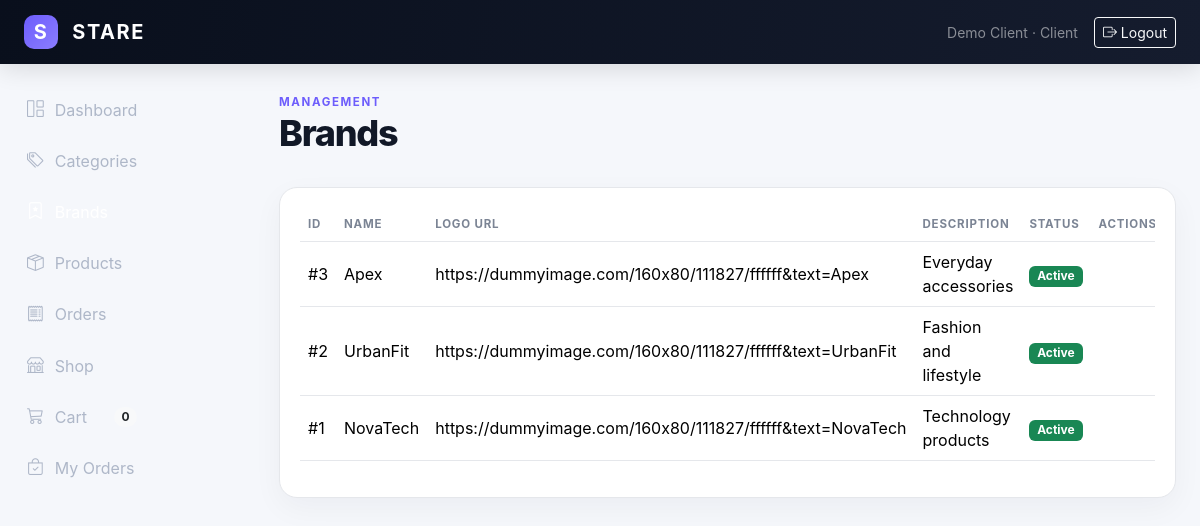
/admin/brands/index.php (signed in), run on the app's committed database.
### tables this page shows
CREATE TABLE users (
  id INT UNSIGNED AUTO_INCREMENT PRIMARY KEY,
  name VARCHAR(120) NOT NULL,
  email VARCHAR(180) NOT NULL UNIQUE,
  password VARCHAR(255) NOT NULL,
  role_id INT UNSIGNED NOT NULL,
  status ENUM('active','pending','blocked') NOT NULL DEFAULT 'active',
  created_at TIMESTAMP DEFAULT CURRENT_TIMESTAMP,
  updated_at TIMESTAMP DEFAULT CURRENT_TIMESTAMP ON UPDATE CURRENT_TIMESTAMP,
  CONSTRAINT fk_users_role FOREIGN KEY (role_id) REFERENCES roles(id)
);

CREATE TABLE roles (
  id INT UNSIGNED AUTO_INCREMENT PRIMARY KEY,
  name VARCHAR(50) NOT NULL UNIQUE,
  description VARCHAR(255) NULL,
  created_at TIMESTAMP DEFAULT CURRENT_TIMESTAMP
);

CREATE TABLE brands (
  id INT UNSIGNED AUTO_INCREMENT PRIMARY KEY,
  name VARCHAR(120) NOT NULL UNIQUE,
  description TEXT NULL,
  logo VARCHAR(500) NULL,
  status ENUM('active','inactive') NOT NULL DEFAULT 'active',
  created_at TIMESTAMP DEFAULT CURRENT_TIMESTAMP,
  updated_at TIMESTAMP DEFAULT CURRENT_TIMESTAMP ON UPDATE CURRENT_TIMESTAMP
);

### admin/brands/index.php (the view, shortened to what this page needs)
<?php
require_once __DIR__.'/../../config/database.php';require_once __DIR__.'/../../includes/functions.php';require_permission($pdo,'view_brands');
$active='brands';$pageTitle='Brands';$rows=$pdo->query("SELECT * FROM brands ORDER BY id DESC")->fetchAll();include __DIR__.'/../../includes/header.php';?>
<div class="d-flex justify-content-between align-items-center mb-4"><div><span class="eyebrow">MANAGEMENT</span><h1 class="page-title">Brands</h1></div></div>
<div class="panel"><div class="table-responsive"><table class="table stare-table align-middle"><thead><tr><th>ID</th><th>Name</th><th>Logo URL</th><th>Description</th><th>Status</th><th>Actions</th></tr></thead><tbody>
<?php foreach($rows as $r):?><tr><td>#<?=$r['id']?></td><td><?=e($r["name"])?></td><td><?=e($r["logo"])?></td><td><?=e($r["description"])?></td><td><?=status_badge($r['status'])?></td><td><?php if(has_permission($pdo,'manage_brands')):?><?=$r['id']?><?=csrf_field()?><?=$r['id']?><?php endif;?></td></tr><?php endforeach;if(!$rows):?><tr><td colspan="6" class="text-center py-5 text-secondary">No records.</td></tr><?php endif;?>
</tbody></table></div></div><?php include __DIR__.'/../../includes/footer.php';?>

### includes/header.php (shortened to what this page needs)
<?php
require_once __DIR__.'/functions.php';
$user=$pdo?current_user($pdo):null;
$active=$active??'';
?>
<!doctype html>
<html lang="en" dir="ltr">
<head>
<link href="https://cdn.jsdelivr.net/npm/bootstrap@5.3.3/dist/css/bootstrap.min.css" rel="stylesheet">
<link href="https://cdn.jsdelivr.net/npm/bootstrap-icons@1.11.3/font/bootstrap-icons.css" rel="stylesheet">
<link href="<?=BASE_URL?>/assets/css/style.css" rel="stylesheet">
</head>
<body class="<?=e($bodyClass??'')?>">
<nav class="navbar navbar-expand-lg navbar-dark stare-navbar sticky-top">
 <div class="container-fluid px-3 px-lg-4">
  <a class="navbar-brand fw-bold" href="<?=BASE_URL?>/index.php"><span class="brand-mark">S</span> STARE</a>
  <?php if($user): ?>
  <div class="d-none d-lg-flex align-items-center ms-auto gap-3">
    <span class="small text-white-50"><?=e($user['name'])?> · <?=e(ucfirst($user['role_name']))?></span>
    <a class="btn btn-sm btn-outline-light" href="<?=BASE_URL?>/logout.php"><i class="bi bi-box-arrow-right"></i> Logout</a>
  </div>
  <?php endif; ?>
 </div>
</nav>
<?php if($user): ?>
<div class="offcanvas-lg offcanvas-start sidebar" tabindex="-1" id="sidebar">
 <div class="offcanvas-body p-0">
  <div class="sidebar-inner">
   <nav class="nav flex-column gap-1">
    <?php if(has_permission($pdo,'view_dashboard')): ?><a class="nav-link <?=($active==='dashboard'?'active':'')?>" href="<?=BASE_URL?>/index.php"><i class="bi bi-grid-1x2"></i> Dashboard</a><?php endif; ?>
    <?php if(has_permission($pdo,'view_categories')): ?><a class="nav-link <?=($active==='categories'?'active':'')?>" href="<?=BASE_URL?>/admin/categories/index.php"><i class="bi bi-tags"></i> Categories</a><?php endif; ?>
    <?php if(has_permission($pdo,'view_brands')): ?><a class="nav-link <?=($active==='brands'?'active':'')?>" href="<?=BASE_URL?>/admin/brands/index.php"><i class="bi bi-bookmark-star"></i> Brands</a><?php endif; ?>
    <?php if(has_permission($pdo,'view_products')): ?><a class="nav-link <?=($active==='products'?'active':'')?>" href="<?=BASE_URL?>/admin/products/index.php"><i class="bi bi-box-seam"></i> Products</a><?php endif; ?>
    <?php if(has_permission($pdo,'view_orders')): ?><a class="nav-link <?=($active==='orders'?'active':'')?>" href="<?=BASE_URL?>/admin/orders/index.php"><i class="bi bi-receipt"></i> Orders</a><?php endif; ?>
    <?php if(user_role($pdo)==='client'): ?><a class="nav-link <?=($active==='shop'?'active':'')?>" href="<?=BASE_URL?>/client/products.php"><i class="bi bi-shop"></i> Shop</a><?php endif; ?>
    <?php if(user_role($pdo)==='client'): ?><a class="nav-link <?=($active==='cart'?'active':'')?>" href="<?=BASE_URL?>/client/cart.php"><i class="bi bi-cart3"></i> Cart <span class="badge rounded-pill bg-light text-dark ms-auto"><?=cart_count($pdo,(int)client_id_for_user($pdo,(int)$user['id']))?></span></a><?php endif; ?>
    <?php if(user_role($pdo)==='client'): ?><a class="nav-link <?=($active==='myorders'?'active':'')?>" href="<?=BASE_URL?>/client/orders.php"><i class="bi bi-bag-check"></i> My Orders</a><?php endif; ?>
   </nav>
  </div>
 </div>
</div>
<main class="main-content">
 <div class="container-fluid px-3 px-lg-4 py-4">
<?php else: ?>
<main class="auth-main">
 <div class="container py-5">
<?php endif; ?>

### includes/functions.php (shortened to what this page needs)
<?php
function e($value): string
{
    return htmlspecialchars((string) $value, ENT_QUOTES, 'UTF-8');
}
function status_badge(string $status): string
{
    $map = [
        'active' => 'success',
        'inactive' => 'secondary',
        'pending' => 'warning',
        'confirmed' => 'primary',
        'processing' => 'info',
        'shipped' => 'primary',
        'delivered' => 'success',
        'cancelled' => 'danger',
        'blocked' => 'danger',
    ];
    $class = $map[$status] ?? 'secondary';
    return '<span class="badge text-bg-' . $class . '">'
        . e(ucfirst($status))
        . '</span>';
}
function current_user(PDO $pdo): ?array
{
    static $user = false;
    if ($user !== false) {
        return $user;
    }
    $statement = $pdo->prepare(
        'SELECT u.*, r.name AS role_name
         FROM users u
         JOIN roles r ON r.id = u.role_id
         WHERE u.id = ?
         LIMIT 1'
    );
    $statement->execute([(int) $_SESSION['user_id']]);
    return $user = $statement->fetch() ?: null;
}
function user_role(PDO $pdo): string
{
    return current_user($pdo)['role_name'] ?? '';
}
function is_logged_in(PDO $pdo): bool
{
    return current_user($pdo) !== null;
}
function permission_names(PDO $pdo, int $roleId): array
{
    $statement = $pdo->prepare(
        'SELECT p.name
         FROM permissions p
         JOIN role_permissions rp ON rp.permission_id = p.id
         WHERE rp.role_id = ?'
    );
    $statement->execute([$roleId]);
    return $statement->fetchAll(PDO::FETCH_COLUMN);
}
function has_permission(PDO $pdo, string $permission): bool
{
    $user = current_user($pdo);
    static $cache = [];
    $roleId = (int) $user['role_id'];
    if (!isset($cache[$roleId])) {
        $cache[$roleId] = array_flip(
            permission_names($pdo, $roleId)
        );
    }
    return isset($cache[$roleId][$permission]);
}
function require_login(PDO $pdo): void
{
    if (!is_logged_in($pdo)) {
        redirect('/login.php');
    }
}
function require_permission(PDO $pdo, string $permission): void
{
    require_login($pdo);
}
function client_id_for_user(PDO $pdo, int $userId): ?int
{
    $statement = $pdo->prepare(
        'SELECT id FROM clients WHERE user_id = ?'
    );
    $statement->execute([$userId]);
    $value = $statement->fetchColumn();
    return $value === false ? null : (int) $value;
}
function cart_count(PDO $pdo, int $clientId): int
{
    $statement = $pdo->prepare(
        'SELECT COALESCE(SUM(ci.quantity), 0)
         FROM cart_items ci
         JOIN carts c ON c.id = ci.cart_id
         WHERE c.client_id = ?'
    );
    $statement->execute([$clientId]);
    return (int) $statement->fetchColumn();
}

### assets/css/style.css (style rules this page uses)
:root { --bg:#f5f7fb;--panel:#fff;--ink:#111827;--muted:#6b7280;--line:#e5e7eb;--dark:#0b1220;--accent:#6d5dfc;--accent2:#8b7dff }
* { box-sizing:border-box }
body { background:var(--bg);color:var(--ink);font-family:Inter,system-ui,-apple-system,BlinkMacSystemFont,"Segoe UI",sans-serif }
.stare-navbar { background:linear-gradient(100deg,#090f1c,#151c2e);height:64px;box-shadow:0 5px 25px rgba(0,0,0,.12);z-index:1040 }
.navbar-brand { letter-spacing:.08em }
.brand-mark { display:inline-flex;width:34px;height:34px;align-items:center;justify-content:center;border-radius:10px;background:linear-gradient(135deg,var(--accent),var(--accent2));color:#fff;margin-right:8px }
.sidebar { position:fixed;top:64px;bottom:0;left:0;width:255px;background:#0b1220;color:#fff;z-index:1030 }
.sidebar-inner { height:100%;display:flex;flex-direction:column;padding:22px 14px }
.sidebar .nav-link { color:#aeb7c8;border-radius:12px;padding:11px 13px;display:flex;align-items:center;gap:11px }
.sidebar .nav-link:hover,.sidebar .nav-link.active { background:rgba(255,255,255,.09);color:#fff }
.sidebar .nav-link i { font-size:1.05rem }
.main-content { margin-left:255px;min-height:calc(100vh - 64px) }
.eyebrow { font-size:.72rem;letter-spacing:.14em;font-weight:700;color:var(--accent);text-transform:uppercase }
.page-title { font-weight:800;letter-spacing:-.035em;font-size:clamp(1.7rem,3vw,2.3rem) }
.stat-card,.panel,.product-card { background:var(--panel);border:1px solid var(--line);border-radius:18px;box-shadow:0 10px 30px rgba(15,23,42,.045) }
.panel { padding:20px }
.stare-table { --bs-table-bg:transparent }
.stare-table th { font-size:.72rem;text-transform:uppercase;letter-spacing:.07em;color:#7b8494;border-bottom-color:var(--line) }
.stare-table td { border-bottom-color:var(--line) }

### data on the page
users: name "Demo Client", role.name "Client"
brands: id "3", name "Apex", logo "https://dummyimage.com/160x80/111827/ffffff&text=Apex", description "Everyday accessories", status "Active"
brands: id "2", name "UrbanFit", logo "https://dummyimage.com/160x80/111827/ffffff&text=UrbanFit", description "Fashion and lifestyle", status "Active"
brands: id "1", name "NovaTech", logo "https://dummyimage.com/160x80/111827/ffffff&text=NovaTech", description "Technology products", status "Active"

### other printed values
cart_count($pdo,(int)client_id_for_user($pdo,(int)$user['id'])) "0"
